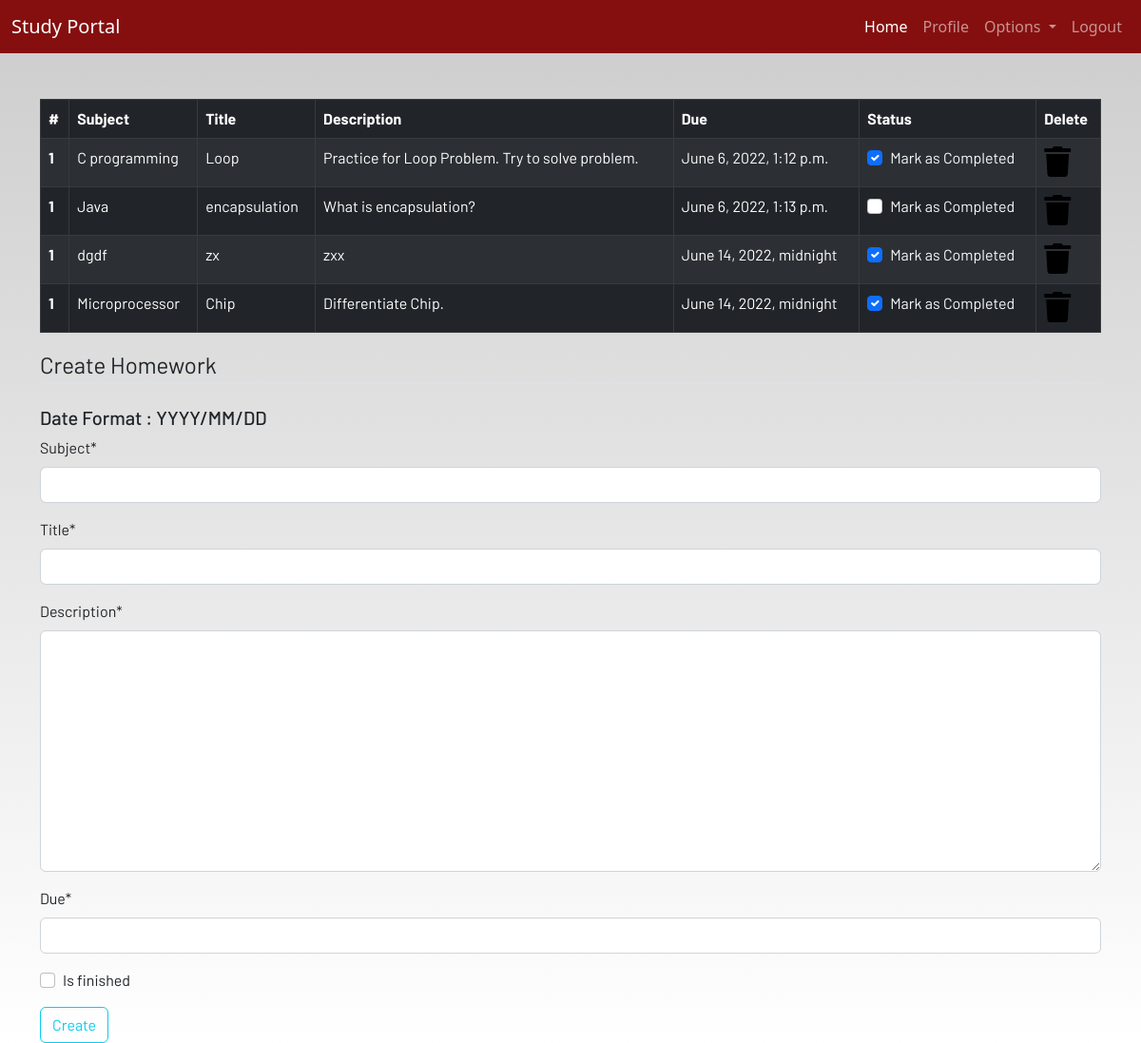
The page /homework (signed in) on the database its author committed.
### dashboard/models.py (models this page shows, shortened)
class Homework(models.Model):
    user = models.ForeignKey(User,on_delete=models.CASCADE)
    subject = models.CharField(max_length=50)
    title = models.CharField(max_length=100)
    description = models.TextField()
    due = models.DateTimeField()
    is_finished = models.BooleanField(default=False)

### dashboard/views.py (the view)
# urls.py: path('homework',views.homework,name="homework"),
@login_required
def homework(request):
    if request.method == "POST":
        form = HomeworkForm(request.POST)
        if form.is_valid():
            try:
                finished = request.POST['is_finished']
                if finished == 'on':
                    finished = True
                else:
                    finished = False
            except:
                finished = False
            homeworks =  Homework(
                user = request.user,
                subject = request.POST['subject'],
                title = request.POST['title'],
                description = request.POST['description'],
                due = request.POST['due'],
                is_finished = finished
            )
            homeworks.save()
            messages.success(request,f'Homework Added from {request.user.username}!!')
    else:
        form = HomeworkForm()
    homework = Homework.objects.filter(user=request.user)
    if len(homework) == 0:
        homework_done = True
    else:
        homework_done = False
    context = {
        'homeworks':homework,
        'homeworks_done':homework_done,
        'form':form,
    }
    return render(request,'dashboard/homework.html',context)

### dashboard/forms.py
class HomeworkForm(forms.ModelForm):
    class Meta:
        model = Homework
        widgets = {'due':DateInput()}
        fields = ['subject','title','description','due','is_finished']

### dashboard/templates/dashboard/homework.html (shortened to what this page needs)
{% extends 'dashboard/base.html' %}
{% load static %}
{% load crispy_forms_tags %}
{% block content %}
<div class="container">
    {% if not homework_done %}
    <table class="table table-striped table-bordered table-hover table-dark">
        <thead>
            <tr>
                <th scope="col">#</th>
                <th scope="col">Subject</th>
                <th scope="col">Title</th>
                <th scope="col">Description</th>
                <th scope="col">Due</th>
                <th scope="col">Status</th>
                <th scope="col">Delete</th>
            </tr>
        </thead>
        <tbody>
            {% for homework in homeworks %}
            <tr>
                <th scope="row">1</th>
                <td>{{homework.subject}}</td>
                <td>{{homework.title}}</td>
                <td>{{homework.description}}</td>
                <td>{{homework.due}}</td>
                <td>
                    <a href="{% url 'update-homework' homework.id %}">
                        <div class="form-check">
                            {% if homework.is_finished == True %}
                            <input class="form-check-input" type="checkbox" value="" checked>
                            {% else %}
                            <input class="form-check-input" type="checkbox" value="">
                            {% endif %}
                            <label class="form-check-label text-light" for="flexCheckDefault">
                                Mark as Completed
                            </label>
                        </div>
                    </a>
                </td>
                <td><a href="{% url 'delete-homework' homework.id %}"><i class="fa fa-trash fa-2x"></i></a></td>
            </tr>
            {% endfor %}
        </tbody>
    </table>
    {% else %}
    <h4>All homeworks are completed!! Create to have more!!</h4>
{% endif %}
</div>
<div class=" container">
    <form method="POST">
        <fieldset class="form-group">
            <legend class="border-bottom mb-4">Create Homework</legend>
            <br>
            <h5>Date Format : YYYY/MM/DD  </h5>
            {{form|crispy}}
        </fieldset>
        <div class="form-group">
            <button href="" class="btn btn-outline-info" type="submit">
                Create
            </button>
        </div>
    </form>
</div>
{% endblock content %}

### dashboard/templates/dashboard/base.html (shortened to what this page needs)
<!DOCTYPE html>
{% load static %}
<html lang="en">
<head>
  <link href="https://cdn.jsdelivr.net/npm/bootstrap@5.2.0-beta1/dist/css/bootstrap.min.css" rel="stylesheet">
   <link href="https://cdn.jsdelivr.net/npm/bootstrap@5.2.0-beta1/dist/css/bootstrap.min.css" rel="stylesheet">
  <link rel="stylesheet" href="https://use.fontawesome.com/releases/v5.7.2/css/all.css"
 />
  <link rel="stylesheet" href="{% static 'css/main.css' %}" />
</head>
<body>
  <header>
    <nav class="navbar navbar-expand-lg navbar-dark bg-dark">
      <div class="container-fluid">
        <a class="navbar-brand" href="{% url 'home' %}">Study Portal</a>
        <div class="collapse navbar-collapse justify-content-end" id="navbarSupportedContent">
          <ul class="navbar-nav mb-2 mb-lg-0">
            <li class="nav-item">
              <a class="nav-link active" aria-current="page" href="{% url 'home' %}">Home</a>
            </li>
            {% if user.is_authenticated %}
            <li class="nav-item">
              <a class="nav-link" href="{% url 'profile' %}">Profile</a>
            </li>
            <li class="nav-item dropdown">
              <a class="nav-link dropdown-toggle" href="#" id="navbarDropdown" role="button" data-toggle="dropdown"
                aria-haspopup="true" aria-expanded="false">
                Options
              </a>
            </li>
            <li class="nav-item">
              <a class="nav-link" href="{% url 'logout' %}">Logout</a>
            </li>
            {% endif %}
          </ul>
        </div>
      </div>
    </nav>
  </header>
  <br /><br />
  <main>
    {% block content %}
    {% endblock content %}
  </main>
</body>
</html>

### static/css/main.css (style rules this page uses)
html { scroll-behavior: smooth; height: 100%; width: 100%; }
main { font-family: Barlow, Quicksand, Rubik, sans-serif, serif, 'Times New Roman', Times, serif !important; }
.navbar { background-color: rgb(133, 15, 15) !important; }
a { text-decoration: none !important; color: black; }
html, body { max-width: 100%; overflow-x: hidden; height: 100%; width: 100%; }
body { background: linear-gradient(rgba(0, 0, 0, 0.2), rgba(255, 255, 255, 0.5)); overflow-x: hidden; background-repeat: no-repeat; }
.fa { color: black; }

### rows shown on the page
Homework: subject "C programming", title "Loop", description "Practice for Loop Problem. Try to solve problem.", due "June 6, 2022, 1:12 p.m."
Homework: subject "Java", title "encapsulation", description "What is encapsulation?", due "June 6, 2022, 1:13 p.m."
Homework: subject "dgdf", title "zx", description "zxx", due "June 14, 2022, midnight"
Homework: subject "Microprocessor", title "Chip", description "Differentiate Chip.", due "June 14, 2022, midnight"
